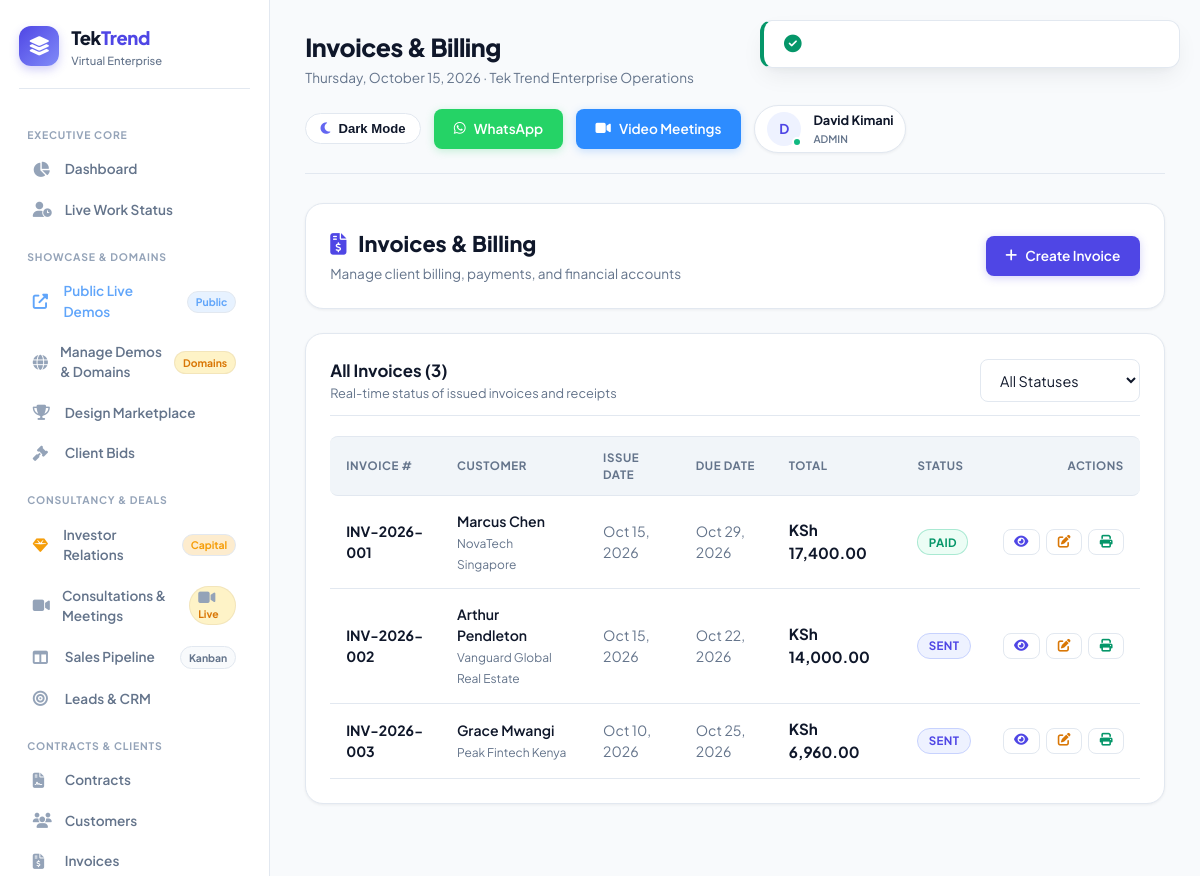
The page /public/invoices (signed in) on the database its author committed.
### tables this page shows
CREATE TABLE `invoices` (
    `id` INT UNSIGNED NOT NULL AUTO_INCREMENT,
    `customer_id` INT UNSIGNED NOT NULL,
    `invoice_number` VARCHAR(50) NOT NULL,
    `issue_date` DATE NOT NULL,
    `due_date` DATE NOT NULL,
    `subtotal` DECIMAL(12,2) DEFAULT 0.00,
    `tax_amount` DECIMAL(12,2) DEFAULT 0.00,
    `discount_amount` DECIMAL(12,2) DEFAULT 0.00,
    `total` DECIMAL(12,2) DEFAULT 0.00,
    `tax_rate_id` INT UNSIGNED DEFAULT NULL,
    `status` ENUM('draft','sent','paid','partial','overdue','cancelled') DEFAULT 'draft',
    `notes` TEXT,
    `created_by` INT UNSIGNED DEFAULT NULL,
    `created_at` TIMESTAMP DEFAULT CURRENT_TIMESTAMP,
    `updated_at` TIMESTAMP DEFAULT CURRENT_TIMESTAMP ON UPDATE CURRENT_TIMESTAMP,
    PRIMARY KEY (`id`),
    UNIQUE KEY `invoice_number` (`invoice_number`),
    KEY `customer_id` (`customer_id`),
    KEY `status` (`status`),
    KEY `due_date` (`due_date`)
);

CREATE TABLE `customers` (
    `id` INT UNSIGNED NOT NULL AUTO_INCREMENT,
    `user_id` INT UNSIGNED DEFAULT NULL,
    `first_name` VARCHAR(50) NOT NULL,
    `last_name` VARCHAR(50) NOT NULL,
    `email` VARCHAR(100) DEFAULT NULL,
    `phone` VARCHAR(20) DEFAULT NULL,
    `company` VARCHAR(100) DEFAULT NULL,
    `address` TEXT,
    `city` VARCHAR(100) DEFAULT NULL,
    `state` VARCHAR(100) DEFAULT NULL,
    `zip_code` VARCHAR(20) DEFAULT NULL,
    `country` VARCHAR(100) DEFAULT NULL,
    `tax_id` VARCHAR(50) DEFAULT NULL,
    `notes` TEXT,
    `status` ENUM('active','inactive') DEFAULT 'active',
    `created_at` TIMESTAMP DEFAULT CURRENT_TIMESTAMP,
    `updated_at` TIMESTAMP DEFAULT CURRENT_TIMESTAMP ON UPDATE CURRENT_TIMESTAMP,
    PRIMARY KEY (`id`),
    KEY `email` (`email`),
    KEY `user_id` (`user_id`),
    KEY `company` (`company`)
);

### app/views/invoices/index.php (the view, shortened to what the rows shown need)
<div class="card mb-4">
    <div style="display: flex; justify-content: space-between; align-items: center; flex-wrap: wrap; gap: 1rem;">
        <div>
            <h2 style="font-size: 1.35rem; font-weight: 800; color: var(--text-main); margin-bottom: 0.25rem;">
                <i class="fas fa-file-invoice-dollar" style="color: var(--primary); margin-right: 0.5rem;"></i> Invoices & Billing
            </h2>
            <p style="color: var(--text-muted); font-size: 0.85rem;">Manage client billing, payments, and financial accounts</p>
        </div>
        <div style="display: flex; gap: 0.75rem; align-items: center;">
            <a href="<?= eurl('/invoices/create') ?>" class="btn btn-primary">
                <i class="fas fa-plus"></i> Create Invoice
            </a>
        </div>
    </div>
</div>
<div class="card">
    <div class="card-header">
        <div>
            <h3 class="card-title">All Invoices (<?= count($invoices) ?>)</h3>
            <p class="card-subtitle">Real-time status of issued invoices and receipts</p>
        </div>
        <div style="display: flex; align-items: center; gap: 0.75rem;">
            <select name="status" onchange="window.location='<?= eurl('/invoices') ?>?status='+this.value" class="form-control" style="width: auto; min-width: 160px;">
                <option value="">All Statuses</option>
            </select>
        </div>
    </div>
    <div class="table-responsive">
        <table class="table">
            <thead>
                <tr>
                    <th>Invoice #</th>
                    <th>Customer</th>
                    <th>Issue Date</th>
                    <th>Due Date</th>
                    <th>Total</th>
                    <th>Status</th>
                    <th style="text-align: right;">Actions</th>
                </tr>
            </thead>
            <tbody>
                <?php if (empty($invoices)): ?>
                    <tr>
                        <td colspan="7" style="text-align: center; padding: 2.5rem 1rem; color: var(--text-muted);">
                            <i class="fas fa-receipt" style="font-size: 2rem; color: var(--text-light); margin-bottom: 0.75rem; display: block;"></i>
                            No invoices found. <a href="<?= eurl('/invoices/create') ?>" style="color: var(--primary); font-weight: 600;">Create your first invoice</a>.
                        </td>
                    </tr>
                <?php else: ?>
                    <?php foreach ($invoices as $inv): ?>
                        <tr>
                            <td>
                                <strong style="color: var(--text-main); font-weight: 700;"><?= sanitize($inv['invoice_number']) ?></strong>
                            </td>
                            <td>
                                <div style="font-weight: 600; color: var(--text-main);"><?= sanitize($inv['first_name'] . ' ' . $inv['last_name']) ?></div>
                                <?php if (!empty($inv['company'])): ?>
                                    <small style="color: var(--text-muted); font-size: 0.75rem;"><?= sanitize($inv['company']) ?></small>
                                <?php endif; ?>
                            </td>
                            <td style="color: var(--text-muted);"><?= formatDate($inv['issue_date']) ?></td>
                            <td style="color: var(--text-muted);"><?= formatDate($inv['due_date']) ?></td>
                            <td>
                                <strong style="color: var(--text-main); font-size: 0.95rem;"><?= formatCurrency($inv['total']) ?></strong>
                            </td>
                            <td>
                                <span class="badge <?= sanitize($inv['status']) ?>"><?= ucfirst(sanitize($inv['status'])) ?></span>
                            </td>
                            <td style="text-align: right;">
                                <div style="display: inline-flex; gap: 0.4rem;">
                                    <a href="<?= eurl('/invoices/' . $inv['id']) ?>" class="btn btn-outline" style="padding: 0.35rem 0.65rem; font-size: 0.8rem;" title="View Details">
                                        <i class="fas fa-eye" style="color: var(--primary);"></i>
                                    </a>
                                    <a href="<?= eurl('/invoices/' . $inv['id'] . '/edit') ?>" class="btn btn-outline" style="padding: 0.35rem 0.65rem; font-size: 0.8rem;" title="Edit">
                                        <i class="fas fa-edit" style="color: var(--accent);"></i>
                                    </a>
                                    <a href="<?= eurl('/invoices/' . $inv['id'] . '/pdf') ?>" target="_blank" class="btn btn-outline" style="padding: 0.35rem 0.65rem; font-size: 0.8rem;" title="Print PDF">
                                        <i class="fas fa-print" style="color: var(--success);"></i>
                                    </a>
                                </div>
                            </td>
                        </tr>
                    <?php endforeach; ?>
                <?php endif; ?>
            </tbody>
        </table>
    </div>
</div>

### app/core/Router.php (shortened to what the rows shown need)
<?php
class Router {
    private $routes = [];
    private function addRoute($method, $path, $handler, $middleware = []) {
        $this->routes[] = [
            'method'      => $method,
            'path'        => $path,
            'handler'     => $handler,
            'middleware'  => $middleware
        ];
    }
    public function dispatch() {
        $method = $_SERVER['REQUEST_METHOD'];
        $requestPath = parse_url($_SERVER['REQUEST_URI'], PHP_URL_PATH);
        $basePath = rtrim(str_replace(basename($_SERVER['SCRIPT_NAME']), '', $_SERVER['SCRIPT_NAME']), '/');
        if ($basePath && strpos($requestPath, $basePath) === 0) {
            $requestPath = substr($requestPath, strlen($basePath));
        }
        $requestPath = '/' . ltrim($requestPath, '/');
        foreach ($this->routes as $route) {
            if ($route['method'] !== 'ANY' && $route['method'] !== $method) {
                continue;
            }
            $pattern = preg_replace('#\{[^}]+\}#', '([^/]+)', $route['path']);
            $pattern = '#^' . $pattern . '$#';
            if (preg_match($pattern, $requestPath, $matches)) {
                $params = [];
                $this->executeHandler($route['handler'], $params);
                return;
            }
        }
    }
    private function executeHandler($handler, $params = []) {
        if (is_string($handler)) {
            $parts = explode('@', $handler);
            if (count($parts) === 2) {
                $controllerName = $parts[0];
                $methodName = $parts[1];
                if (class_exists($controllerName)) {
                    $controller = new $controllerName();
                    if (method_exists($controller, $methodName)) {
                        call_user_func_array([$controller, $methodName], $params);
                        return;
                    }
                }
            }
        }
    }
}

### rows shown on the page
invoices: invoice_number "INV-2026-001", customer.last_name "Marcus Chen", customer.company "NovaTech Singapore", issue_date "Oct 15, 2026", due_date "Oct 29, 2026", total "KSh 17,400.00", status "PAID"
invoices: invoice_number "INV-2026-002", customer.last_name "Arthur Pendleton", customer.company "Vanguard Global Real Estate", issue_date "Oct 15, 2026", due_date "Oct 22, 2026", total "KSh 14,000.00", status "SENT"
invoices: invoice_number "INV-2026-003", customer.last_name "Grace Mwangi", customer.company "Peak Fintech Kenya", issue_date "Oct 10, 2026", due_date "Oct 25, 2026", total "KSh 6,960.00", status "SENT"

### other values the page prints
count($invoices) "3"
